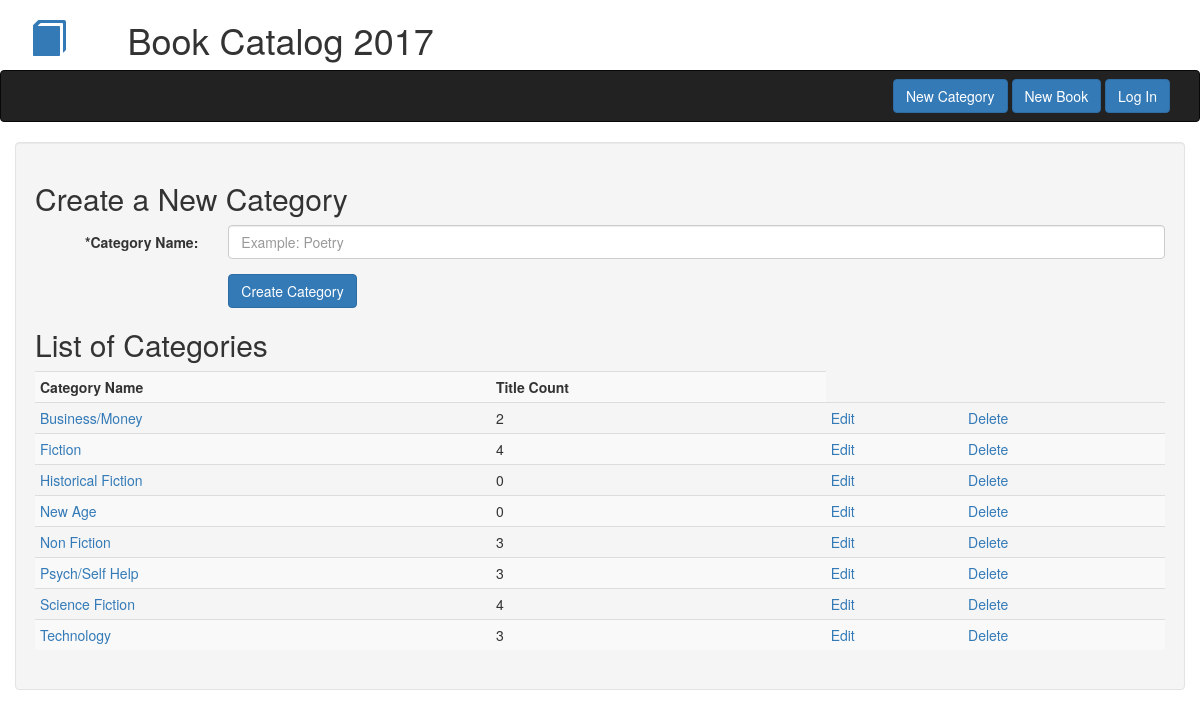
Page /categories/create on the committed database.
### db_setup.py (models this page shows)
class Category(Base):
    __tablename__ = 'category'
    name = Column(String(80), nullable = False)
    id = Column(Integer, primary_key = True)

### catalog.py (the view)
@app.route('/categories/create', methods=['GET','POST'])
def createCategory():
    category_counts = (
        session.query(Category.name, Category.id, func.count(Book.title).label("count"))
        .outerjoin(Book, Category.id == Book.category_id)
        .group_by(Category.id)
        .order_by(Category.name)
        )
    if request.method == 'POST':
        new_category = Category(name = request.form['category_name'])
        if not request.form['category_name']:
            flash('You must fill out the form! Duh!')
            return redirect(url_for('createCategory'))
        for category in category_counts:
            if request.form['category_name'] == category.name:
                flash("The category name: {} - is already in use. Duplicate names are not allowed."
                    .format (category.name))
                return redirect(url_for('createCategory'))
        session.add(new_category)
        session.commit()
        flash("Category: {} created successfully!".format(new_category.name))
        return redirect(url_for('indexPage'))
    else:
        return render_template('create_category.html', category_counts = category_counts)

### templates/create_category.html (shortened to what this page needs)
{% extends "bootstrap/base.html" %}
{% block navbar %}{% include "header_nav.html" %}{% endblock %}
{% block content %}
<div class="container well">
    <h2>Create a New Category</h2>
    <form class="form-horizontal" method="POST" action="{{ url_for('createCategory') }}">
    <div class="form-group">
        <label for="inputCategory" class="col-sm-2 control-label">*Category Name:</label>
        <div class="col-sm-10">
            <input type="text" name="category_name" class="form-control" id="inputCategory" placeholder="Example: Poetry">
        </div>
    </div>
    <div class="form-group">
        <div class="col-sm-offset-2 col-sm-10">
            <button type="submit" class="btn btn-primary">Create Category</button>
        </div>
    </div>
    </form>
    <h2>List of Categories</h2>
    <table class='table table-striped table-condensed'>
        <th>Category Name</th><th>Title Count</th>
        {% for category in category_counts %}
            <tr><td><a href="{{ url_for('listBooksByCategory', category_id = category.id) }}">{{ category.name }}</a></td><td>{{ category.count }}<td><a href="{{ url_for('editCategory', category_id = category.id) }}"> Edit</a></td><td><a href="{{ url_for('deleteCategory', category_id = category.id) }}"> Delete</a></td></tr>
        {% endfor %}
    </table>
</div>
{% endblock %}

### rows in the picture
Category: name "Business/Money", count "2"
Category: name "Fiction", count "4"
Category: name "Historical Fiction", count "0"
Category: name "New Age", count "0"
Category: name "Non Fiction", count "3"
Category: name "Psych/Self Help", count "3"
Category: name "Science Fiction", count "4"
Category: name "Technology", count "3"
